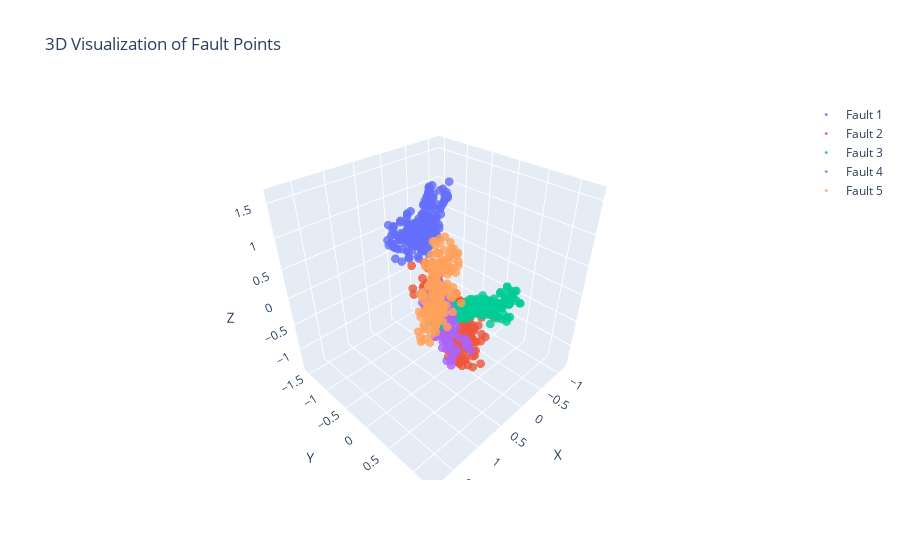

Write notebook code for a chart like this one.
### Markdown cell above
## Generating a larger dataset

### Code cell
fault_points_list = generate_dataset(n_simple_faults=0, n_bent_faults=2, n_cross_faults=0, n_Y_faults=2, n_parallel_faults=1, n_structures=0, VERBOSE=False)

multi_static_plot_better(fault_points_list, None, show_plane=False, show_axes=False)
multi_interactive_plot_better(fault_points_list, None, show_plane=False, show_axes=False)
